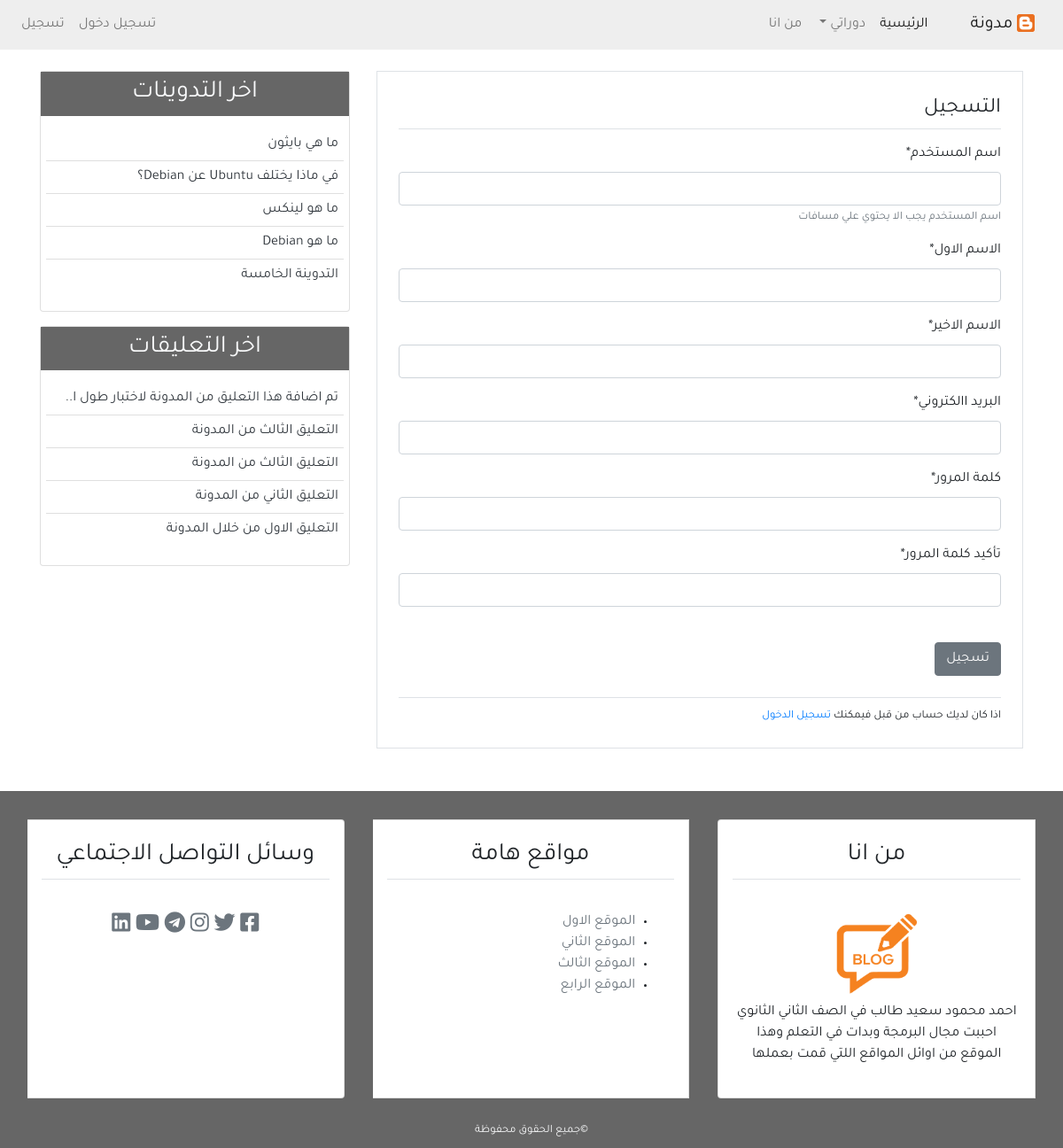
The page /register/ on the database as committed earlier.
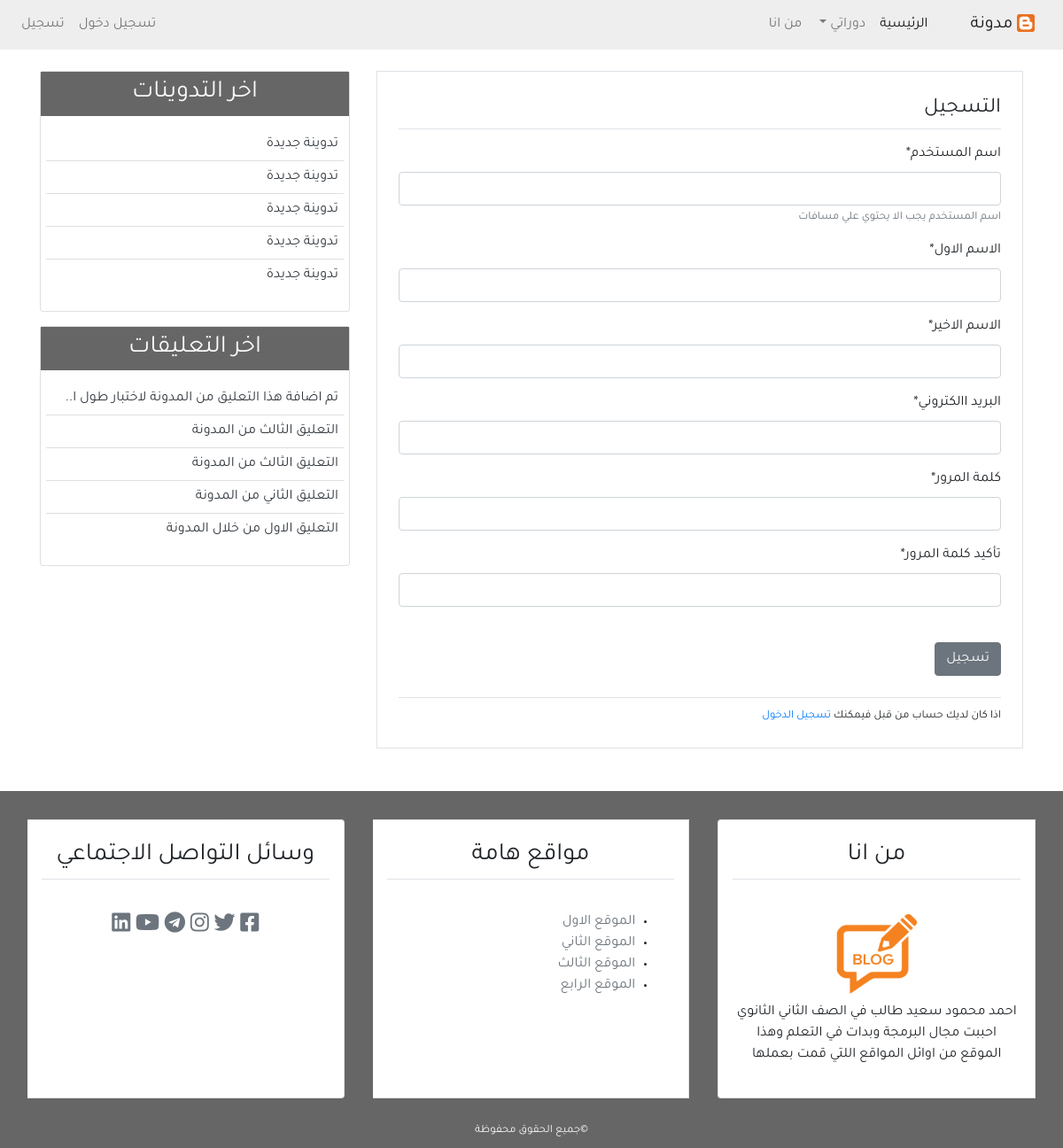
The same page on the database as committed later.
### blog/models.py (models this page shows, shortened)
class post(models.Model):
    title = models.CharField(max_length=100)
    content = models.TextField()
    post_date = models.DateTimeField(default=timezone.now)
    post_update = models.DateTimeField(auto_now=True)
    author = models.ForeignKey(User, on_delete=models.CASCADE)
    class Meta():
        ordering = ('-post_date',)

class comment(models.Model):
    name = models.CharField(max_length=50, verbose_name='الاسم')
    email = models.EmailField(verbose_name='البريد الالكتروني')
    body = models.TextField(verbose_name='التعليق')
    comment_date = models.DateTimeField(auto_now_add=True)
    active = models.BooleanField(default=False)
    Post = models.ForeignKey(post, on_delete=models.CASCADE, related_name='comments')
    class Meta:
        ordering = ('-comment_date',)

### user/views.py (the view)
# urls.py: path('register/', views.register, name='register'),
def register(request):
    if request.method == 'POST':
        form = UserCreationForm(request.POST)
        if form.is_valid():
            password = form.cleaned_data['password']
            user =form.save(commit=False)
            user.set_password(password)
            user.save()
            email = form.cleaned_data['email']
            print(email)
            username = form.cleaned_data['username']
            messages.success(request,f'تهانينا {username} لقد تم التسجيل بنجاح.')
            return redirect('login')
    else:
        form = UserCreationForm()
    return render(request, 'user/register.html', {
        'title': 'التسجيل',
        'form': form
    })

### user/forms.py (shortened to what this page needs)
class UserCreationForm(forms.ModelForm):
    username = forms.CharField(label='اسم المستخدم',max_length=30, help_text='اسم المستخدم يجب الا يحتوي علي مسافات')
    email = forms.EmailField(label='البريد االكتروني')
    first_name = forms.CharField(label='الاسم الاول')
    last_name = forms.CharField(label='الاسم الاخير')
    password = forms.CharField(label='كلمة المرور', widget=forms.PasswordInput(), min_length=8)
    password2 = forms.CharField(label='تأكيد كلمة المرور', widget=forms.PasswordInput(), min_length=8)
    class Meta:
        model = User
        fields = ('username','first_name','last_name','email','password', 'password2')

### blog/templatetags/post_tag.py (called while the page is built)
@register.inclusion_tag('blog/latest_posts.html')
def latest_posts():
    context ={
        'l_posts':post.objects.all()[0:5]
    }
    return context

@register.inclusion_tag('blog/latest_comments.html')
def latest_comments():
    context={
    'l_comments': comment.objects.filter(active=True)[0:5]
    }
    return context

### user/templates/user/register.html (shortened to what this page needs)
{% extends 'blog/base.html'%}
{% load static %}
{% block content %}
{% load crispy_forms_tags %}
<div class="border p-4 mb-5 ">
    <legend class="border-bottom mb-3 pb-1 ">التسجيل</legend>
    <form method="POST">
        {{form|crispy}}
        <input class="btn btn-secondary mt-4" type='submit' value='تسجيل'>
    </form>
    <div class="border-top pt-2 mt-4">
        <small>اذا كان لديك حساب من قبل فيمكنك <a href="">تسجيل الدخول</a></small>
    </div>
</div>
{% endblock content %}

### blog/templates/blog/latest_posts.html
<ul class="list-group-flush latest-post">
    {% for post in l_posts %}
        <li class="list-group-item latest-post-item">
        <a href="{% url 'detail' post.id %}" class="text-dark">{{post.title}}</a>
        </li>
    {% endfor %}
</ul>

### blog/templates/blog/latest_comments.html
<ul class="list-group-flush latest-comment">
    {% for comment in l_comments %}
        <li class="list-group-item latest-comment-item">
        <a href="{% url 'detail' comment.Post.id %}" class="text-dark">
        {%if comment.body|length > 40%}
        {{comment.body|slice:'45'}}..
        {% else %}
        {{comment.body}}
        {% endif %}
        </a>
        </li>
        {% empty %}
        <li class="list-group-item latest-comment-item mb-0">لا يوجد تعليقات</li>
    {% endfor %}
</ul>

Rows that differ between the two databases and show on the page:
no longer on this page (row unchanged): post: title "ما هي بايثون"
no longer on this page (row unchanged): post: title "في ماذا يختلف Ubuntu عن Debian؟"
no longer on this page (row unchanged): post: title "ما هو لينكس"
no longer on this page (row unchanged): post: title "ما هو Debian"
no longer on this page (row unchanged): post: title "التدوينة الخامسة"
added post: title "تدوينة جديدة"
added post: title "تدوينة جديدة"
added post: title "تدوينة جديدة"
added post: title "تدوينة جديدة"
added post: title "تدوينة جديدة"
